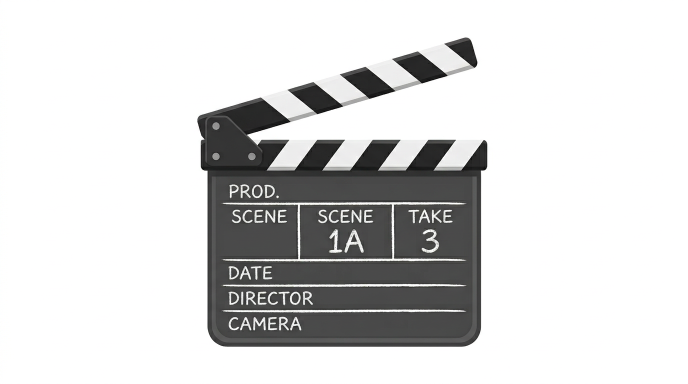
#> input picture assets/clapper-source.png, 1376 x 768 px (shown at 1/2 size)
$ python build-favicon-illustrated.py
#> lines starting #> are read from the running program, lines starting #| are printed output that depends on the picture
"""Build favicon.png from assets/clapper-source.png: transparent BG + tight crop + 256 square."""
from __future__ import annotations

import pathlib
from collections import deque

from PIL import Image

ROOT = pathlib.Path(__file__).resolve().parent.parent
SRC = ROOT / "assets" / "clapper-source.png"
OUT = ROOT / "favicon.png"
SIZE = 256


def matte_and_crop(im: Image.Image) -> Image.Image:
    im = im.convert("RGBA")
    w, h = im.size
#> w = 1376; h = 768
    px = im.load()

    def edge_light(r: int, g: int, b: int, a: int) -> bool:
        return a > 200 and r >= 248 and g >= 248 and b >= 248

    seen: set[tuple[int, int]] = set()
    q: deque[tuple[int, int]] = deque()
    for x in range(w):
        q.append((x, 0))
        q.append((x, h - 1))
    for y in range(h):
        q.append((0, y))
        q.append((w - 1, y))
    while q:
        x, y = q.popleft()
        if x < 0 or x >= w or y < 0 or y >= h or (x, y) in seen:
            continue
        r, g, b, a = px[x, y]
        if not edge_light(r, g, b, a):
            continue
        seen.add((x, y))
        px[x, y] = (r, g, b, 0)
        for dx, dy in ((1, 0), (-1, 0), (0, 1), (0, -1)):
            q.append((x + dx, y + dy))
#> this loop made 3170840 passes
#> (r, g, b) on passes 1 to 3: (250, 251, 252), (254, 254, 254), (255, 255, 255)
#> after the loop, seen = 791638 items

    def peel_white(r: int, g: int, b: int, a: int) -> bool:
        return a > 200 and r >= 246 and g >= 246 and b >= 246

    q = deque()
    seen = set()
    for y in range(h):
        for x in range(w):
            if px[x, y][3] < 12:
                seen.add((x, y))
                q.append((x, y))
    while q:
        x, y = q.popleft()
        for dx, dy in ((1, 0), (-1, 0), (0, 1), (0, -1)):
            nx, ny = x + dx, y + dy
            if nx < 0 or nx >= w or ny < 0 or ny >= h or (nx, ny) in seen:
                continue
            r, g, b, a = px[nx, ny]
            if peel_white(r, g, b, a):
                px[nx, ny] = (r, g, b, 0)
                seen.add((nx, ny))
                q.append((nx, ny))
#> after the loop, seen = 791824 items

    min_x = min_y = 10**9
    max_x = max_y = -1
    for y in range(h):
        for x in range(w):
            if px[x, y][3] > 16:
                min_x = min(min_x, x)
                min_y = min(min_y, y)
                max_x = max(max_x, x)
                max_y = max(max_y, y)
    if max_x < min_x:
        return im

    span = max(max_x - min_x + 1, max_y - min_y + 1)
    pad = max(2, int(span * 0.018))
    min_x = max(0, min_x - pad)
    min_y = max(0, min_y - pad)
    max_x = min(w - 1, max_x + pad)
#> max_x = 987
    max_y = min(h - 1, max_y + pad)
#> max_y = 704
    return im.crop((min_x, min_y, max_x + 1, max_y + 1))
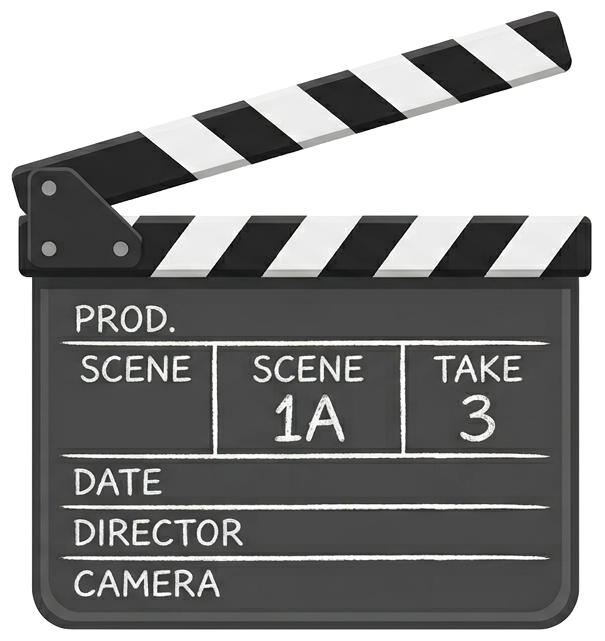
#> returned value: PIL image 605x641 RGBA; mean R, G, B, A 146.4, 146.4, 146.2, 174.2; transparent parts drawn white


def main() -> None:
    if not SRC.is_file():
        raise SystemExit(f"Missing {SRC}")
    cropped = matte_and_crop(Image.open(SRC))
    cw, ch = cropped.size
#> cw = 605; ch = 641
    scale = min(SIZE / cw, SIZE / ch) * 0.992
#> scale = 0.396
    nw = max(1, int(round(cw * scale)))
#> nw = 240
    nh = max(1, int(round(ch * scale)))
#> nh = 254
    resized = cropped.resize((nw, nh), Image.Resampling.LANCZOS)
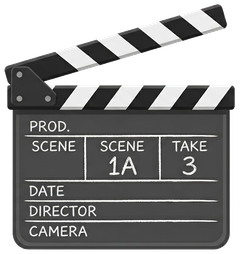
#> resized: PIL image 240x254 RGBA; mean R, G, B, A 70.2, 70.2, 69.9, 174.2; transparent parts drawn white
    out = Image.new("RGBA", (SIZE, SIZE), (0, 0, 0, 0))
#> out: PIL image 256x256 RGBA; every value is 0
    out.paste(resized, ((SIZE - nw) // 2, (SIZE - nh) // 2), resized)
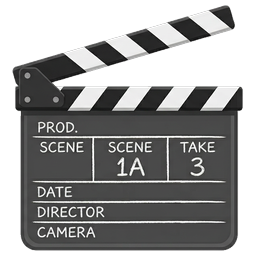
#> out: PIL image 256x256 RGBA; mean R, G, B, A 61.1, 61.1, 60.9, 161.1; transparent parts drawn white
    out.save(str(OUT), "PNG")
    print("Wrote", OUT)


if __name__ == "__main__":
    main()
